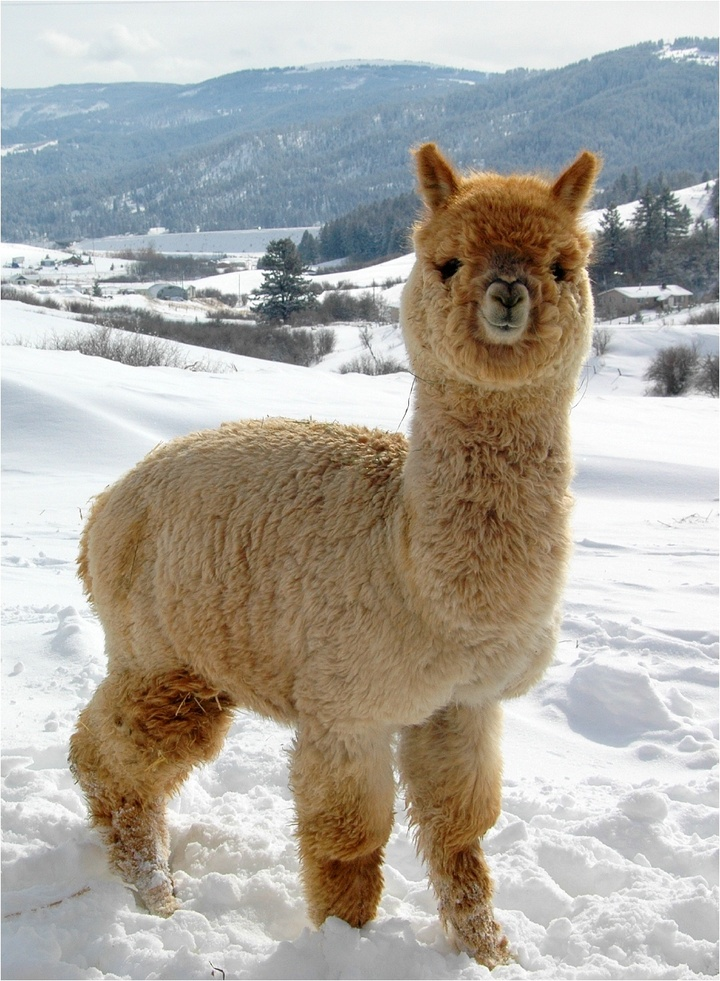
#> input picture Images/Alpaca.jpg, 720 x 981 px, shrunk from 1000 x 1363 before the run
$ python test.py
#> lines starting #> are read from the running program, lines starting #| are printed output that depends on the picture
# %% [markdown]
# ## A sample code to test
# Sample obtained from https://matplotlib.org/3.2.1/gallery/lines_bars_and_markers/simple_plot.html

# %%
import cv2
import matplotlib
import matplotlib.pyplot as plt
import numpy as np

# %%
gray_img = cv2.imread('../Images/Alpaca.jpg',cv2.IMREAD_GRAYSCALE)
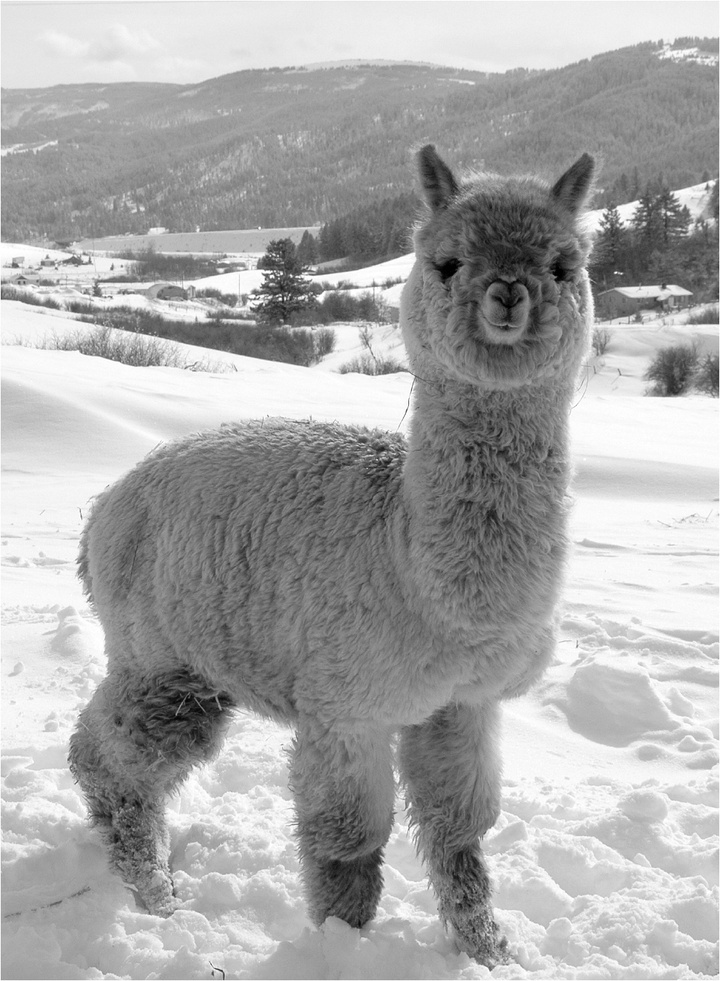
#> gray_img: shape (981, 720); min 0, max 255, mean 168.2
save_gray_img = cv2.imwrite('../Outputs/Gray_Alpaca.jpg', gray_img)

# %%
# Data for plotting
t = np.arange(0.0, 2.0, 0.01)
s = 1 + np.sin(2 * np.pi * t)

fig, ax = plt.subplots()
ax.plot(t, s)

ax.set(xlabel='time (s)', ylabel='voltage (mV)',
       title='About as simple as it gets, folks')
ax.grid()

fig.savefig("../Outputs/test.png")
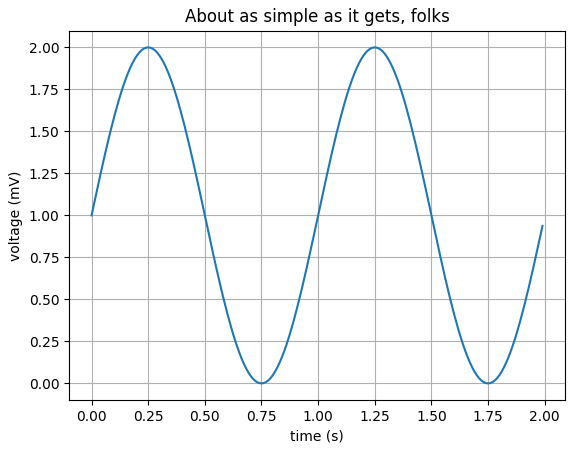
#> figure drawn by matplotlib, 1 panel; curve peaks at x = 0.25, y = 2
plt.show()
# %%
